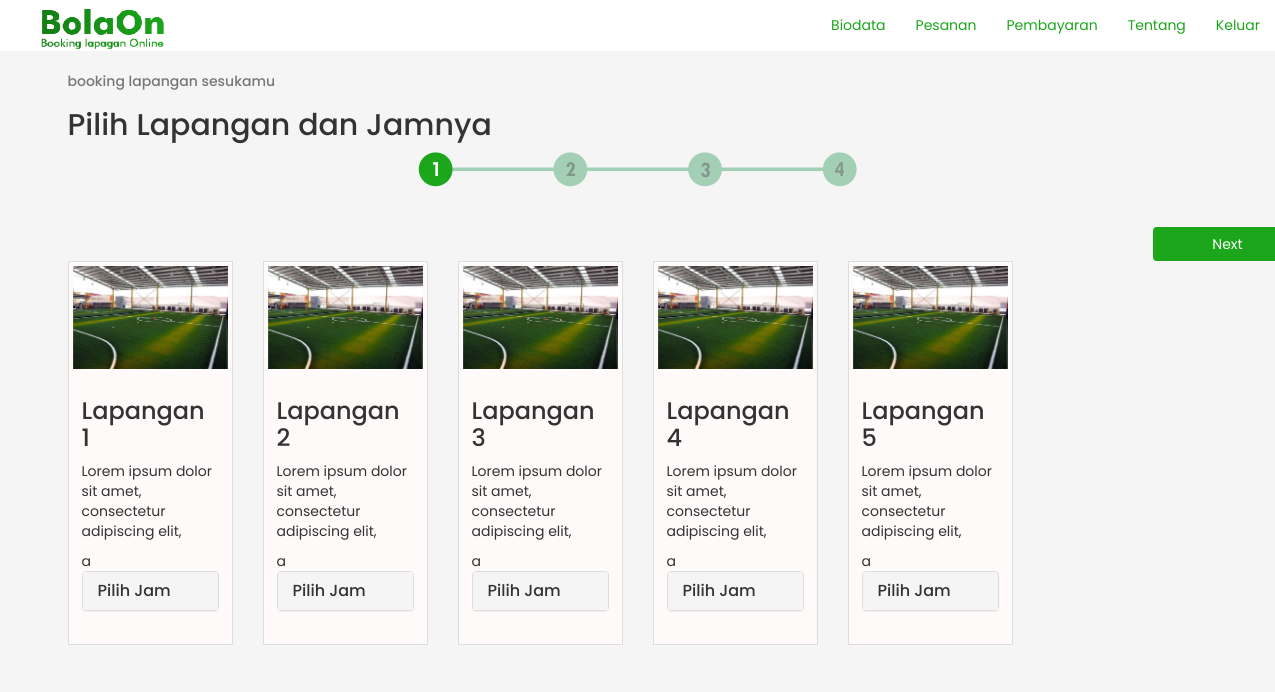
The page /user/booking.php on the database its author committed.
### tables this page shows
CREATE TABLE `lapangan` (
  `id_lapangan` int(11) NOT NULL,
  `nama_lapangan` varchar(32) NOT NULL,
  `harga` int(11) NOT NULL,
  `ukuran` varchar(32) NOT NULL,
  `keterangan` enum('Bisa','Rusak','','') NOT NULL,
  `gambar` varchar(64) NOT NULL,
  `deskripsi` varchar(360) NOT NULL
);

### user/booking.php (the view, shortened to what this page needs)
<?php
include "../koneksi.php";
$queryLapangan = "SELECT *  FROM lapangan";
$resLapangan = mysqli_query($link, $queryLapangan);
?>
<!DOCTYPE html>
<html lang="en">
<head>
    <link rel="stylesheet" href="https://maxcdn.bootstrapcdn.com/bootstrap/3.3.7/css/bootstrap.min.css">
    <link rel="stylesheet" href="../css/style.css">
</head>
<body class="body">
<nav class="navbar nav-pills navbar-fixed-top">
    <div class="container-fluid">
        <div class="navbar-header">
            <a class="navbar-brand" href="#home">
                <img alt="Brand" src="img/logo.png">
            </a>
        </div>
        <div class="collapse navbar-collapse" id="bs-example-navbar-collapse-1">
            <form action="UploadBuktiView.html" id="bayar" method="">
                <form action="BookingView.html" id="pesan" method="">
                    <ul class="nav navbar-nav navbar-right">
                        <li><a href="#" onclick="tampilkan_daftar();" class="register">Biodata</a></li>
                        <li><a href="#pesan">Pesanan</a></li>
                        <li><a href="#bayar">Pembayaran</a></li>
                        <li><a href="#tentang">Tentang</a></li>
                        <li><a href="#kontak">Keluar</a></li>
                    </ul>
        </div>
    </div>
</nav>
<div class="container">
    <h5 class="text-muted"> booking lapangan sesukamu</h5>
    <h2>Pilih Lapangan dan Jamnya</h2>
    <div class="langkah">
        <img class="center-block" id="langkah" src="../img/step/step-1.png">
    </div>
    <br>
    <br>
    <div class="row">
        <form action="PayView.html" id="lanjut" method="">
            <div class="tombol-submit">
                <button type="submit" id="lanjut" class="btn"> Next</button>
            </div>
        </form>
        <?php
        while ($rowLapangan = mysqli_fetch_assoc($resLapangan)) {
            ?>
            <div class="col-md-2">
                <div class="thumbnail">
                    <img src="../img/lap3.png" alt="barang1">
                    <div class="caption">
                        <h3><?=$rowLapangan['nama_lapangan']?></h3>
                        <p><?=$rowLapangan['deskripsi']?></p>
                        <div class="bs-example">
                            <div class="panel-group" id="accordion">a
                                <div class="panel panel-default">
                                    <div class="panel-heading">
                                        <h4 class="panel-title">
                                            <a data-toggle="collapse" data-parent="#accordion" href="#collapse1">Pilih Jam</a>
                                        </h4>
                                    </div>
                                </div>
                            </div>
                        </div>
                    </div>
                </div>
            </div>
            <?php
        }
        ?>
    </div>
</div>
</body>
</html>

### css/style.css (style rules this page uses)
* { font-family: 'Poppins', sans-serif; }
.navbar { padding-left: 2%; border-radius: -1%; box-sizing: border-box; background-color: #fff; }
.navbar a { color: #1BA61B; }
.navbar-brand { margin-top: -5%; }
.container { margin-top: 5%; }
.body { background-color: #F5F5F5; }
.thumbnail { background-color: #FFFAFA; border-radius: 0px; }
.tombol-submit { margin-left: 600px; }
.tombol-submit #lanjut { margin-left: 500px; background-color: #1BA61B; color: #fff; width: 150px; }
.langkah #langkah { display: block; margin-left: auto; }

### rows shown on the page
lapangan: nama_lapangan "Lapangan 1", deskripsi "Lorem ipsum dolor sit amet, consectetur adipiscing elit,"
lapangan: nama_lapangan "Lapangan 2", deskripsi "Lorem ipsum dolor sit amet, consectetur adipiscing elit,"
lapangan: nama_lapangan "Lapangan 3", deskripsi "Lorem ipsum dolor sit amet, consectetur adipiscing elit,"
lapangan: nama_lapangan "Lapangan 4", deskripsi "Lorem ipsum dolor sit amet, consectetur adipiscing elit,"
lapangan: nama_lapangan "Lapangan 5", deskripsi "Lorem ipsum dolor sit amet, consectetur adipiscing elit,"
